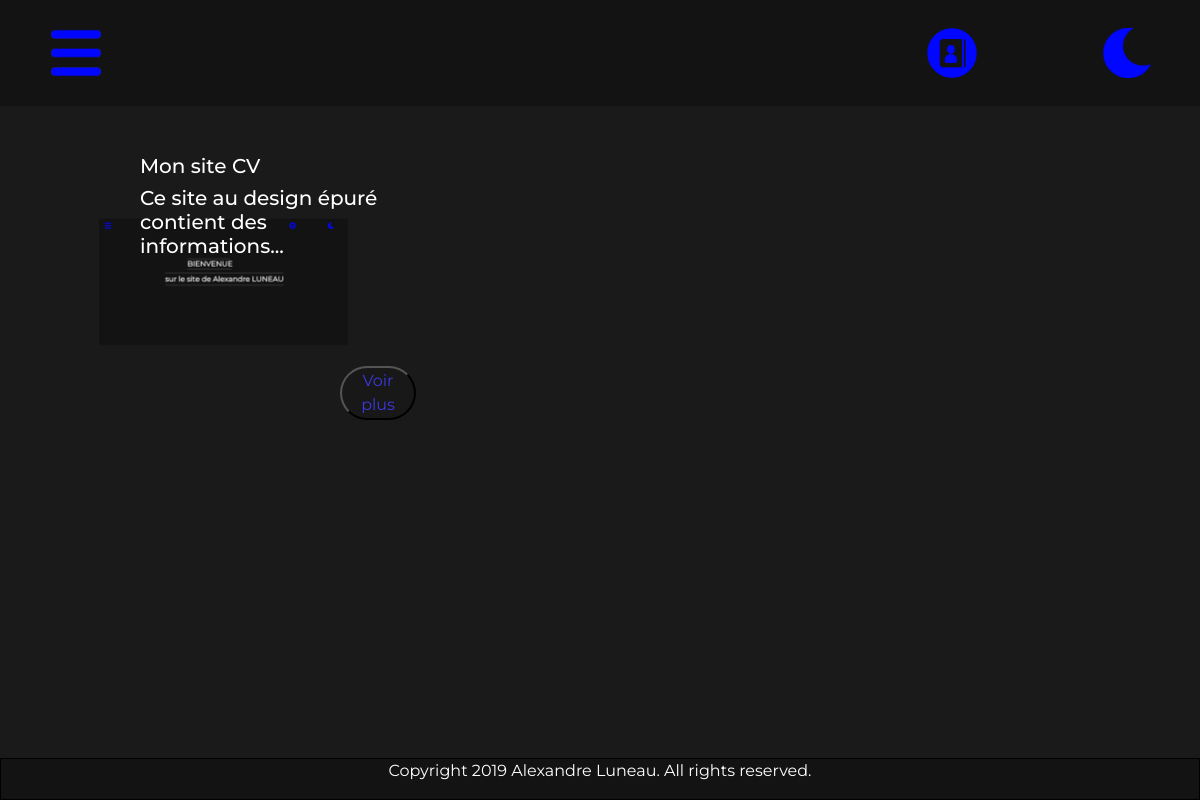
Screenshot of /index_projet.php with the database file from the repository.
### tables this page shows
CREATE TABLE `article` (
  `id` int(11) NOT NULL,
  `name` varchar(255) NOT NULL,
  `content` longtext NOT NULL,
  `extrait` longtext NOT NULL,
  `file_url1` varchar(255) NOT NULL,
  `file_url2` varchar(255) NOT NULL,
  `file_url3` varchar(255) NOT NULL
);

### index_projet.php (the view, shortened to what this page needs)
<!DOCTYPE html><?php session_start() ?>
<html>
    <head>
        <link rel="stylesheet" href="https://stackpath.bootstrapcdn.com/bootstrap/4.2.1/css/bootstrap.min.css">
        <link rel="stylesheet" href="style_projet.css" />
    </head>
    <body>
        <?php
            require_once 'database.php';
        ?>
        <header class="container-fluid">
            <nav class="navbar navbar-default navbar-fixed-top row">
                <a href="index_menu.html" class="col-md-8">
                    <img src=image/picto_menu.png class="logomenu" alt="menu">
                </a>
                <a href="admin/index_contact.php" class="col-md-1">
                    <img src=image/picto_contact.png class="logo1" alt="contact">
                </a>
                <a href="index_projet2.php" class="col-md-1">
                    <img src=image/picto_moon.png class="logo" alt="mode nuit">
                </a>
            </nav>
        </header>
        <main class="mb-5">
            <?php
                $req = $db->query('SELECT * FROM article');
                $article = $req->fetchAll();
            ?>
            <div class="row ml-5 mt-5 mr-5">
                <?php foreach ($article as $article): ?>
                        <div class="col-1 p-0 pl-5 mb-5">
                                <img src=<?= $article['file_url1'] ?> class="carreblanc" alt="miniature">
                        </div>
                        <div class="col-3 p-0">
                                <h2 class="petit"><?= $article['name'] ?></h2>
                                <h2 class="petit"><?= $article['extrait'] ?></h2>
                                <a href="single_article.php?id=<?= $article['id'] ?>">
                                    <button class="grd">Voir plus</button>
                                </a>
                        </div>
                <?php endforeach ?>
            </div>
        </main>
    </body>
    <footer>
        <div class="container-fluid footer">
            <div class="col-12">
                <p class="fin">Copyright 2019 Alexandre Luneau. All rights reserved.</p>
            </div>
        </div>
    </footer>
</html>

### style_projet.css (style rules this page uses)
a:link { text-decoration: none; }
a { color: white; font-family: 'Montserrat', sans-serif; }
body { background: #1a1a1a; }
.logo { width: 50px; height: 50px; }
.logo1 { width: 50px; height: 50px; margin-left: 20px; }
.logomenu { width: 50px; height: 50px; margin-left: 20px; }
h2 { color: white; font-family: 'Montserrat', sans-serif; }
p { color: white; font-family: 'Montserrat', sans-serif; }
header { padding-bottom: 20px; padding-top: 20px; background: #131313; }
.fin { text-align: center }
.petit { font-size: 20px; }
.grd { background-color: rgb(24, 24, 24); border-radius: 50px; color: rgb(60, 57, 224); margin-top: 100px; margin-left: 200px; }
.carreblanc { width: 255px; height: 255px; padding: 3px; }
footer { border: 1px solid rgb(0, 0, 0); background: #131313; position: fixed; left: 0; bottom: 0; width: 100%; }

### rows the page displays
article: file_url1 (picture), name "Mon site CV", extrait "Ce site au design épuré contient des informations..."
